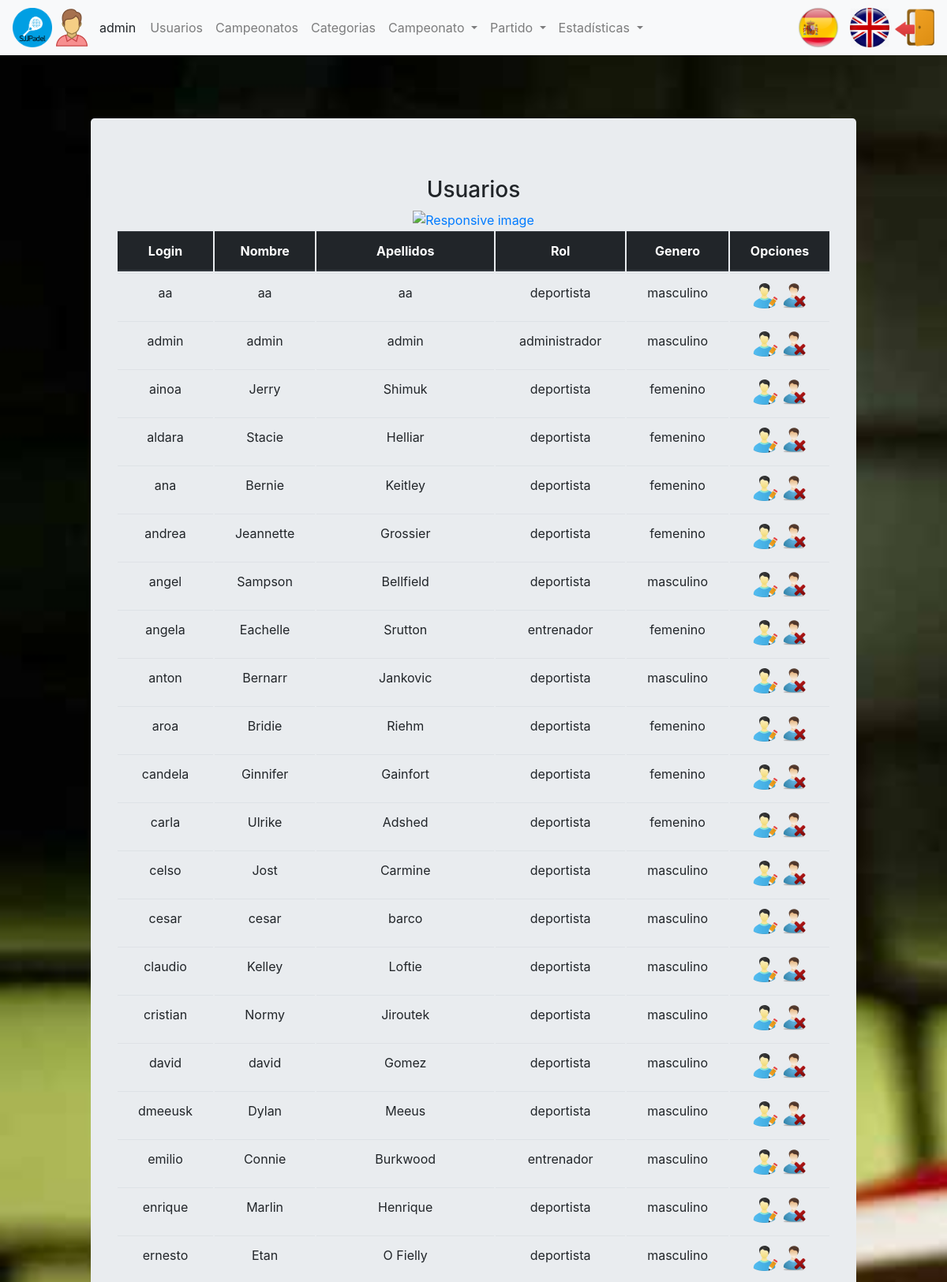
Screenshot of /index.php?controller=users&action=showall (signed in, upper part) with the database file from the repository.
### tables this page shows
CREATE TABLE `usuario` (
  `login` varchar(20) NOT NULL,
  `nombre` varchar(20) NOT NULL,
  `apellidos` varchar(45) DEFAULT NULL,
  `pass` varchar(20) DEFAULT NULL,
  `rol` char(1) DEFAULT NULL,
  `genero` varchar(10) DEFAULT NULL
);

### core/ViewManager.php (called while the page is built, shortened)
<?php
class ViewManager
{
    private $fragmentContents = array();
    private $variables = array();
    private $currentFragment = self::DEFAULT_FRAGMENT;
    private $layout = "default";
    private function saveCurrentFragment()
    {
        $this->fragmentContents[$this->currentFragment] .= ob_get_contents();
    }
    public function moveToFragment($name)
    {
        $this->currentFragment = $name;
    }
    public function getFragment($fragment, $default = "")
    {
        if (! isset($this->fragmentContents[$fragment])) {
            return $default;
        }
        return $this->fragmentContents[$fragment];
    }
    public function setVariable($varname, $value, $flash = false)
    {
        $this->variables[$varname] = $value;
    }
    public function getVariable($varname, $default = NULL)
    {
        if (! isset($this->variables[$varname])) {
            return $default;
        }
        return $this->variables[$varname];
    }
    public function render($controller, $viewname)
    {
        include (__DIR__ . "/../view/$controller/$viewname.php");
        $this->renderLayout();
    }
    private function renderLayout()
    {
        include (__DIR__ . "/../view/layouts/" . $this->layout . ".php");
    }
    private static $viewmanager_singleton = NULL;
    public static function getInstance()
    {
        if (self::$viewmanager_singleton == null) {
            self::$viewmanager_singleton = new ViewManager();
        }
        return self::$viewmanager_singleton;
    }
}

### controller/UsersController.php (called while the page is built, shortened)
<?php
require_once (__DIR__ . "/../core/ViewManager.php");
require_once (__DIR__ . "/../core/I18n.php");
require_once (__DIR__ . "/../model/User.php");
require_once (__DIR__ . "/../model/UserMapper.php");
require_once (__DIR__ . "/../controller/BaseController.php");
class UsersController extends BaseController
{
    public function __construct()
    {
        parent::__construct();
    }
    public function showall()
    {
        $userMapper = new UserMapper();
        $usuarios = $userMapper->getUsuarios();
        $this->view->setVariable("usuarios", $usuarios);
        $this->view->render("users", "showall");
    }
}

### index.php (called while the page is built, shortened)
<?php
function run()
{
    try {
        $controller = loadController($_GET["controller"]);
        $actionName = $_GET["action"];
        $controller->$actionName();
    } catch (Exception $ex) {
        die("An exception occured!!!!!" . $ex->getMessage());
    }
}
function loadController($controllerName)
{
    return new $controllerClassName();
}
run();
?>

### core/I18n.php (called while the page is built, shortened)
<?php
class I18n
{
    private $messages;
    public function setLanguage($language)
    {
        $this->messages = $i18n_messages;
    }
    public function i18n($key)
    {
        if (isset($this->messages[$key])) {
            return $this->messages[$key];
        } else {
            return $key;
        }
    }
    private static $i18n_singleton = null;
    public static function getInstance()
    {
        if (self::$i18n_singleton == NULL) {
            self::$i18n_singleton = new I18n();
        }
        return self::$i18n_singleton;
    }
}
function i18n($key)
{
    return I18n::getInstance()->i18n($key);
}

### model/User.php (called while the page is built, shortened)
<?php
class User
{
    private $login;
    private $username;
    private $surname;
    private $rol;
    private $gender;
    public function __construct($login = NULL, $username = NULL, $surname = NULL, $pass = NULL, $rol = NULL, $gender = NULL)
    {
        $this->login = $login;
        $this->username = $username;
        $this->surname = $surname;
        $this->rol = $rol;
        $this->gender = $gender;
    }
    public function getLogin()
    {
        return $this->login;
    }
    public function getUsername()
    {
        return $this->username;
    }
    public function getSurname()
    {
        return $this->surname;
    }
    public function getRol()
    {
        return $this->rol;
    }
    public function getGender()
    {
        return $this->gender;
    }
}

### model/UserMapper.php (called while the page is built, shortened)
<?php
require_once (__DIR__ . "/../core/PDOConnection.php");
class UserMapper
{
    private $db;
    public function __construct()
    {
        $this->db = PDOConnection::getInstance();
    }
    public function getDatos($login)
    {
        $stmt = $this->db->prepare("SELECT * FROM usuario where login=?");
        $stmt->execute(array(
            $login
        ));
        $toret_db = $stmt->fetchAll(PDO::FETCH_ASSOC);
        $user = null;
        foreach ($toret_db as $datos) {
            $user = new User($datos['login'], $datos['nombre'], $datos['apellidos'], $datos['pass'], $datos['rol'], $datos['genero']);
        }
        return $user;
    }
    public function getUsuarios()
    {
        $stmt = $this->db->query("SELECT *
								  FROM   usuario");
        $toret_db = $stmt->fetchAll(PDO::FETCH_ASSOC);
        $users = array();
        foreach ($toret_db as $user) {
            array_push($users, new User($user['login'], $user['nombre'], $user['apellidos'], $user['pass'], $user['rol'], $user['genero']));
        }
        return $users;
    }
}

### core/PDOConnection.php (called while the page is built)
<?php
class PDOConnection
{
    private static $dbhost = "localhost";
    private static $dbname = "sjjpadel";
    private static $dbuser = "abp";
    private static $dbpass = "abp";
    private static $db_singleton = null;
    public static function getInstance()
    {
        if (self::$db_singleton == null) {
            self::$db_singleton = new PDO("mysql:host=" . self::$dbhost . ";dbname=" . self::$dbname . ";charset=utf8",
            self::$dbuser, self::$dbpass, array(
                PDO::ATTR_EMULATE_PREPARES => false,
                PDO::ATTR_ERRMODE => PDO::ERRMODE_EXCEPTION
            ));
        }
        return self::$db_singleton;
    }
}
?>

### controller/BaseController.php (called while the page is built, shortened)
<?php
require_once (__DIR__ . "/../core/ViewManager.php");
require_once (__DIR__ . "/../core/I18n.php");
require_once (__DIR__ . "/../model/User.php");
require_once (__DIR__ . "/../model/UserMapper.php");
class BaseController
{
    public function __construct()
    {
        if (isset($_SESSION["currentuser"])) {
            $userMapper = new UserMapper();
            $datosUser = $userMapper->getDatos($_SESSION["currentuser"]);
        }
    }
}

### view/users/showall.php (the view, shortened to what this page needs)
<?php
require_once (__DIR__ . "/../../core/ViewManager.php");
$view = ViewManager::getInstance();
$usuarios = $view->getVariable("usuarios");
$cabecera = array(
    "Login",
    "Name",
    "Surname",
    "Rol",
    "Gender"
);
?>
<h3><?= i18n("Users"); ?></h3>
<a href="index.php?controller=users&amp;action=add"> <img
	src="images/addUser.png" class="img-fluid" alt="Responsive image">
</a>
<table class="table">
	<thead class="thead-dark">
		<tr>
      <?php foreach($cabecera as $valor) { ?>
        <th scope="col">
          <?php echo i18n($valor); ?>
        </th>
      <?php } ?>
      <th scope="col" colspan="2">
        <?= i18n("Options"); ?>
      </th>
		</tr>
	</thead>
	<tbody>
      <?php foreach($usuarios as $user) { ?>
        <tr>
			<td>
              <?php echo $user->getLogin() ; ?>
            </td>
			<td>
              <?php echo $user->getUsername() ; ?>
            </td>
			<td>
              <?php echo $user->getSurname() ; ?>
            </td>
			<td>
              <?php echo i18n($user->getRol()) ; ?>
            </td>
			<td>
              <?php echo i18n($user->getGender()) ; ?>
            </td>
			<td><a
				href="index.php?controller=users&amp;action=edit&amp;login=<?php echo $user->getLogin() ?>">
					<img src="images/editar.png" class="img-fluid"
					alt="Responsive image">
			</a> <a
				href="index.php?controller=users&amp;action=delete&amp;login=<?php echo $user->getLogin() ?>">
					<img src="images/eliminar.png" class="img-fluid"
					alt="Responsive image">
			</a></td>
		<tr>
      <?php } ?>
	</tbody>
</table>

### view/layouts/default.php (shortened to what this page needs)
<?php
$view = ViewManager::getInstance();
$currentuser = $view->getVariable("currentusername");
$currentGender = $view->getVariable("currentGender");
$currentRol = $view->getVariable("currentRol");
?>
<!DOCTYPE html>
<html lang="en">
<head>
<link rel="stylesheet"
	href="https://maxcdn.bootstrapcdn.com/bootstrap/4.0.0/css/bootstrap.min.css"
>
<link rel="stylesheet"
	href="https://use.fontawesome.com/releases/v5.5.0/css/all.css"
>
	<link rel="stylesheet" href="css/style.css" type="text/css">
</head>
<body>
	<div class="contenedor">
		<nav class="navbar navbar-expand-lg navbar-light bg-light">
			<img class="img-circle icono" src="images/icono.png">
		<?php if (isset($currentuser)): ?>
			<img class="icono" src="images/<?php echo $currentGender; ?>.png"> <span
				class="username">
				<?= sprintf(i18n("%s"), $currentuser) ?>
			</span>
		<?php endif ?>
			<div class="collapse navbar-collapse" id="navbarSupportedContent">
				<ul class="navbar-nav mr-auto">
				<?php if($currentRol == 'a'): ?>
					<li class="nav-item"><a class="nav-link"
						href="index.php?controller=users&amp;action=showall"><?= i18n("Users") ?></a>
					</li>
				<?php endif ?>
				<?php if($currentRol == 'a'): ?>
					<li class="nav-item"><a class="nav-link"
						href="index.php?controller=championship&amp;action=showall"><?= i18n("Championships") ?></a>
					</li>
				<?php endif ?>
				<?php if($currentRol == 'a'): ?>
					<li class="nav-item"><a class="nav-link"
						href="index.php?controller=category&amp;action=showall"><?= i18n("Categories") ?></a>
					</li>
				<?php endif ?>
				<?php if($currentRol == 'd' || $currentRol == 'a' || $currentRol == 'e'): ?>
					<li class="nav-item dropdown"><a class="nav-link dropdown-toggle"
						href="#" id="navbarDropdown" role="button" data-toggle="dropdown"
						aria-haspopup="true" aria-expanded="false">
							<?php echo i18n("Championship") ?>
						</a>
						</li>
				<?php endif ?>
				<?php if($currentRol == 'd' || $currentRol == 'a' || $currentRol == 'e'): ?>
					<li class="nav-item dropdown"><a class="nav-link dropdown-toggle"
						href="#" id="navbarDropdown" role="button" data-toggle="dropdown"
						aria-haspopup="true" aria-expanded="false">
							<?php echo i18n("Match") ?>
						</a>
						</li>
					<li class="nav-item dropdown"><a class="nav-link dropdown-toggle"
						href="#" id="navbarDropdown" role="button" data-toggle="dropdown"
						aria-haspopup="true" aria-expanded="false">
							<?php echo i18n("Statistics") ?>
						</a>
						</li>
				<?php endif ?>
				</ul>
			</div>
			<li class="nav-item">
			<?php include(__DIR__."/language_select_element.php"); ?>
		</li>
			<li class="nav-item">
			<?php if (isset($currentuser)): ?>
				<a href="index.php?controller=users&amp;action=logout"> <img
					src="images/salir.png" class="rounded icono"
					alt="Im�genes responsive">
			</a>
				<?php endif ?>
			</li>
		</nav>
		<div class="container">
			<div class="jumbotron">
				<?= $view->getFragment(ViewManager::DEFAULT_FRAGMENT) ?>
			</div>
		</div>
	</div>
</body>
</html>

### css/style.css (style rules this page uses)
body { width: 100%; height: 100%; }
.contenedor { background: url('../images/padel.jpg'); background-size: cover; background-attachment: fixed; }
ul, li { list-style: none; }
.icono { width: 50px; height: 50px; }
table { border-collapse: inherit; }
.container { margin: 0 auto; max-width: 1000px; }
.jumbotron { margin: 80px 0; text-align: center; }
.username { margin-left: 10px; margin-right: 10px; }

### rows the page displays
usuario: genero (picture), login "admin", nombre "admin", apellidos "admin", rol "administrador", genero "masculino"
usuario: login "aa", nombre "aa", apellidos "aa", rol "deportista", genero "masculino"
usuario: login "ainoa", nombre "Jerry", apellidos "Shimuk", rol "deportista", genero "femenino"
usuario: login "aldara", nombre "Stacie", apellidos "Helliar", rol "deportista", genero "femenino"
usuario: login "ana", nombre "Bernie", apellidos "Keitley", rol "deportista", genero "femenino"
usuario: login "andrea", nombre "Jeannette", apellidos "Grossier", rol "deportista", genero "femenino"
usuario: login "angel", nombre "Sampson", apellidos "Bellfield", rol "deportista", genero "masculino"
usuario: login "angela", nombre "Eachelle", apellidos "Srutton", rol "entrenador", genero "femenino"
usuario: login "anton", nombre "Bernarr", apellidos "Jankovic", rol "deportista", genero "masculino"
usuario: login "aroa", nombre "Bridie", apellidos "Riehm", rol "deportista", genero "femenino"
usuario: login "candela", nombre "Ginnifer", apellidos "Gainfort", rol "deportista", genero "femenino"
usuario: login "carla", nombre "Ulrike", apellidos "Adshed", rol "deportista", genero "femenino"
usuario: login "celso", nombre "Jost", apellidos "Carmine", rol "deportista", genero "masculino"
usuario: login "cesar", nombre "cesar", apellidos "barco", rol "deportista", genero "masculino"
usuario: login "claudio", nombre "Kelley", apellidos "Loftie", rol "deportista", genero "masculino"
usuario: login "cristian", nombre "Normy", apellidos "Jiroutek", rol "deportista", genero "masculino"
usuario: login "david", nombre "david", apellidos "Gomez", rol "deportista", genero "masculino"
usuario: login "dmeeusk", nombre "Dylan", apellidos "Meeus", rol "deportista", genero "masculino"
usuario: login "emilio", nombre "Connie", apellidos "Burkwood", rol "entrenador", genero "masculino"
usuario: login "enrique", nombre "Marlin", apellidos "Henrique", rol "deportista", genero "masculino"
usuario: login "ernesto", nombre "Etan", apellidos "O Fielly", rol "deportista", genero "masculino"

### other values shown
sprintf(i18n("%s"), $currentuser) "admin"
i18n("Users") "Usuarios"
i18n("Championships") "Campeonatos"
i18n("Categories") "Categorias"
i18n("Championship") "Campeonato"
i18n("Match") "Partido"
i18n("Statistics") "Estadísticas"
i18n($valor) "Login"
i18n($valor) "Nombre"
i18n($valor) "Apellidos"
i18n($valor) "Rol"
i18n($valor) "Genero"
i18n("Options") "Opciones"
